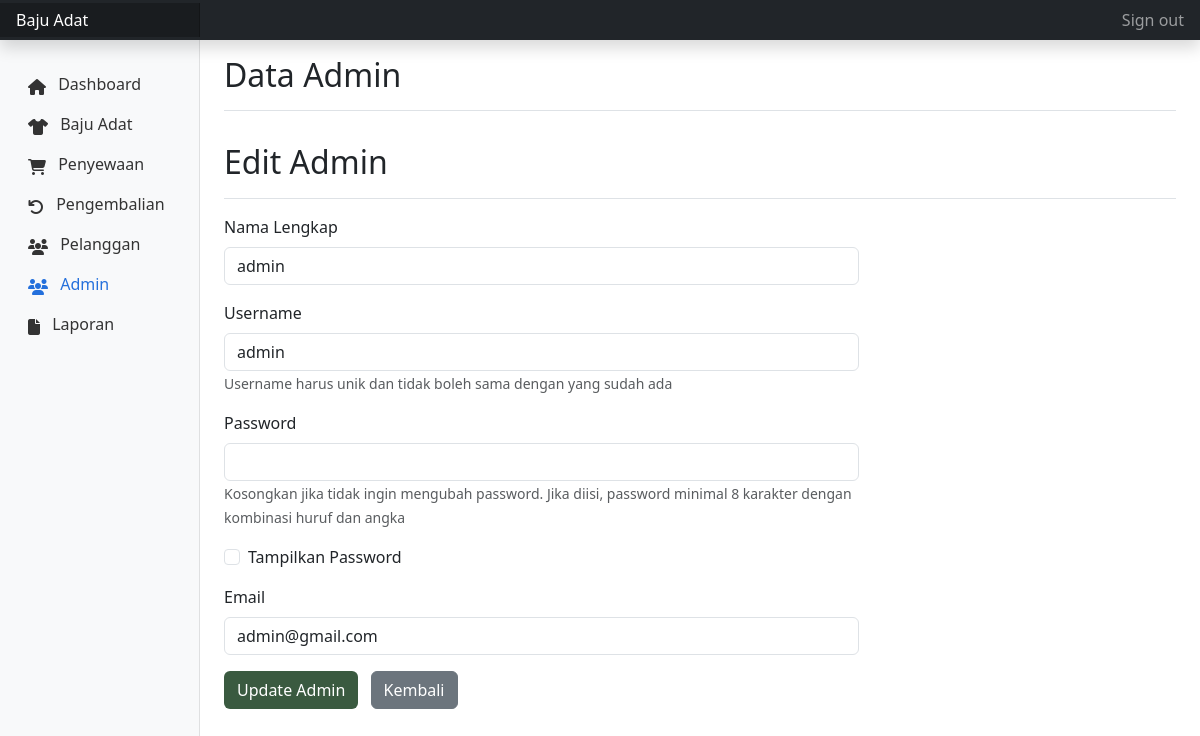
/admin/user/edit.php?hal=edit&id=5 (signed in), run on the app's committed database.
### tables this page shows
CREATE TABLE `admin_222145` (
  `admin_id_222145` int(11) NOT NULL,
  `username_222145` varchar(50) NOT NULL,
  `password_222145` varchar(255) NOT NULL,
  `nama_lengkap_222145` varchar(100) NOT NULL,
  `email_222145` varchar(100) NOT NULL
);

### admin/user/edit.php (the view, shortened to what this page needs)
<?php
include '../../config/koneksi.php';
if(isset($_GET['hal'])){
    if($_GET['hal'] == "edit"){
        $tampil = mysqli_query($koneksi, "SELECT * FROM admin_222145 WHERE admin_id_222145 = '$_GET[id]'");
        $data = mysqli_fetch_array($tampil);
        if($data){
            $username = $data['username_222145'];
            $nama_lengkap = $data['nama_lengkap_222145'];
            $email = $data['email_222145'];
        }
    }
}
?>
<!DOCTYPE html>
<html lang="en">
<head>
  <link rel="stylesheet" href="../../assets/css/bootstrap.min.css">
  <link rel="stylesheet" href="../../assets/dashboard.css">
      <link href="https://cdnjs.cloudflare.com/ajax/libs/font-awesome/6.4.0/css/all.min.css" rel="stylesheet">
  <link href="https://cdn.jsdelivr.net/npm/bootstrap@5.3.1/dist/css/bootstrap.min.css" rel="stylesheet">
</head>
<body>
<header class="navbar navbar-dark sticky-top bg-dark flex-md-nowrap p-0 shadow">
  <a class="navbar-brand col-md-3 col-lg-2 me-0 px-3 fs-6" href="#">Baju Adat</a>
  <div class="navbar-nav">
    <div class="nav-item text-nowrap">
      <a class="nav-link px-3" href="../hapusSession.php">Sign out</a>
    </div>
  </div>
</header>
<div class="container-fluid">
  <div class="row">
 <nav id="sidebarMenu" class="col-md-3 col-lg-2 d-md-block bg-light sidebar collapse">
        <div class="position-sticky pt-3 sidebar-sticky">
          <ul class="nav flex-column">
            <li class="nav-item">
              <a class="nav-link " aria-current="page" href="../index.php">
                <i class="fas fa-home align-text-bottom me-2"></i>
                Dashboard
              </a>
            </li>
            <li class="nav-item">
              <a class="nav-link " href="../bajuadat/index.php">
                <i class="fas fa-tshirt align-text-bottom me-2"></i>
                Baju Adat
              </a>
            </li>
            <li class="nav-item">
              <a class="nav-link" href="../penyewaan/index.php">
                <i class="fas fa-shopping-cart align-text-bottom me-2"></i>
                Penyewaan
              </a>
            </li>
            <li class="nav-item">
              <a class="nav-link" href="../pengembalian/index.php">
                <i class="fas fa-undo align-text-bottom me-2"></i>
                Pengembalian
              </a>
            </li>
            <li class="nav-item">
              <a class="nav-link" href="../pelanggan/index.php">
                <i class="fas fa-users align-text-bottom me-2"></i>
                Pelanggan
              </a>
            </li>
            <li class="nav-item">
              <a class="nav-link active" href="index.php">
                <i class="fas fa-users align-text-bottom me-2"></i>
                Admin
              </a>
            </li>
            <li class="nav-item">
              <a class="nav-link" href="../laporan/index.php">
                <i class="fas fa-file align-text-bottom me-2"></i>
                Laporan
              </a>
            </li>
          </ul>
        </div>
      </nav>
 <main class="col-md-9 ms-sm-auto col-lg-10 px-md-4">
    <div class="col-lg-12">
        <div class="d-flex justify-content-between flex-wrap flex-md-nowrap align-items-center pt-3 pb-2 mb-3 border-bottom">
            <h1 class="h2">Data Admin</h1>
        </div>
        <div class="d-flex justify-content-between flex-wrap flex-md-nowrap align-items-center pt-3 pb-2 mb-3 border-bottom">
            <h1 class="h2">Edit Admin</h1>
        </div>
        <div class="col-lg-8">
            <form method="post" class="mb-5" id="editAdminForm">
                <div class="mb-3">
                    <label for="nama_lengkap" class="form-label">Nama Lengkap</label>
                    <input type="text" class="form-control" id="nama_lengkap" name="nama_lengkap"
                        value="<?= isset($nama_lengkap) ? htmlspecialchars($nama_lengkap) : '' ?>" required autofocus>
                </div>
                <div class="mb-3">
                    <label for="username" class="form-label">Username</label>
                    <input type="text" class="form-control" id="username" name="username"
                        value="<?= isset($username) ? htmlspecialchars($username) : '' ?>" required>
                    <small class="text-muted">Username harus unik dan tidak boleh sama dengan yang sudah ada</small>
                </div>
                <div class="mb-3">
                    <label for="password" class="form-label">Password</label>
                    <input type="password" class="form-control" id="password" name="password"
                        minlength="8" pattern="^(?=.*[A-Za-z])(?=.*\d)[A-Za-z\d]{8,}$">
                    <small id="passwordHelp" class="form-text text-muted">Kosongkan jika tidak ingin mengubah password. Jika diisi, password minimal 8 karakter dengan kombinasi huruf dan angka</small>
                </div>
                <div class="mb-3 form-check">
                    <input type="checkbox" class="form-check-input" id="showPassword" onclick="togglePassword()">
                    <label class="form-check-label" for="showPassword">Tampilkan Password</label>
                </div>
                <div class="mb-3">
                    <label for="email" class="form-label">Email</label>
                    <input type="email" class="form-control" id="email" name="email"
                        value="<?= isset($email) ? htmlspecialchars($email) : '' ?>" required>
                </div>
                <button style="background-color:#3a5a40; color:white;" type="submit" name="simpan" class="btn">Update Admin</button>
                <a href="index.php" class="btn btn-secondary ms-2">Kembali</a>
            </form>
        </div>
    </main>
  </div>
</div>
</body>
</html>

### assets/dashboard.css (style rules this page uses)
body { font-size: .875rem; }
.sidebar { position: fixed; top: 0; bottom: 0; left: 0; z-index: 100; padding: 48px 0 0; box-shadow: inset -1px 0 0 rgba(0, 0, 0, .1); }
.sidebar-sticky { height: calc(100vh - 48px); overflow-x: hidden; overflow-y: auto; }
.sidebar .nav-link { font-weight: 500; color: #333; }
.sidebar .nav-link.active { color: #2470dc; }
.navbar-brand { padding-top: .75rem; padding-bottom: .75rem; background-color: rgba(0, 0, 0, .25); box-shadow: inset -1px 0 0 rgba(0, 0, 0, .25); }

### data on the page
admin_222145: nama_lengkap "admin", username "admin", email "admin@gmail.com"
